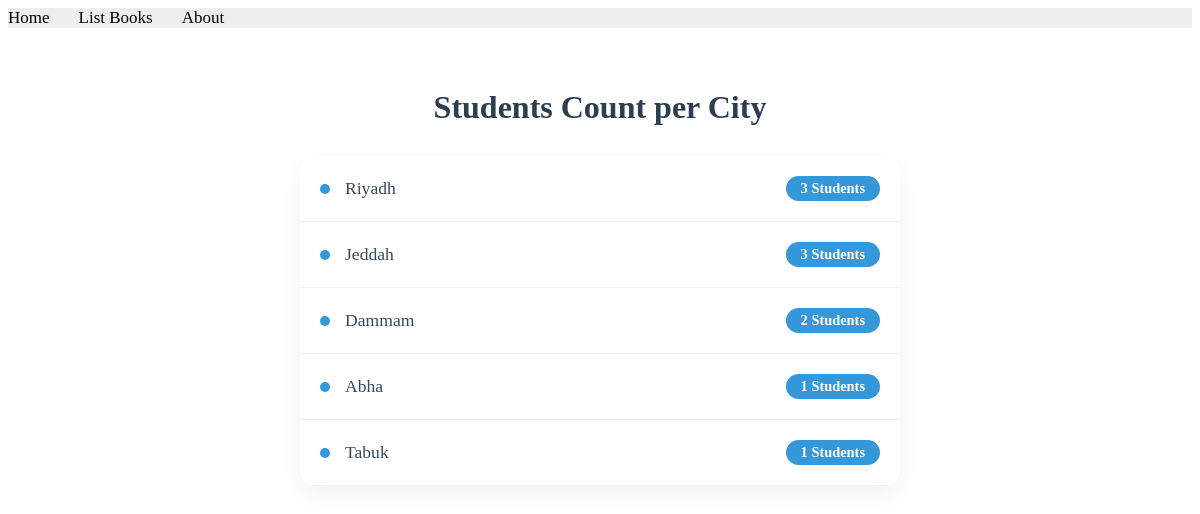
The page /books/lab8/task7 on the database as committed earlier.
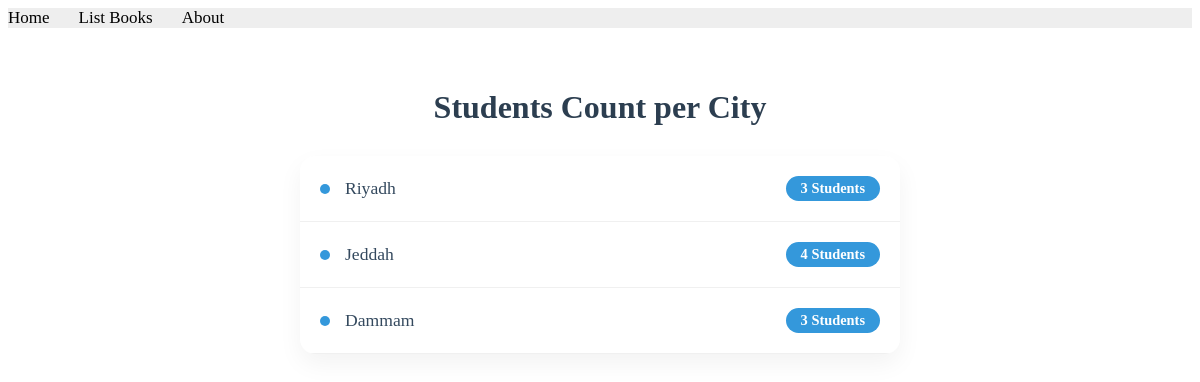
The same page on the database as committed later.
### apps/bookmodule/models.py (models this page shows, shortened)
class Address(models.Model):
    city = models.CharField(max_length=100)

### apps/bookmodule/views.py (the view)
# urls.py: path('lab8/task7', views.task7),
def task7(request):
    cities = Address.objects.annotate(student_count=Count('student'))
    return render(request, 'bookmodule/city_stats.html', {'cities': cities})

### apps/templates/bookmodule/city_stats.html
{% extends "layouts/base.html" %}
{% block content %}
<div style="max-width: 600px; margin: 20px auto; padding: 20px;">
    <h1 style="text-align: center; color: #2c3e50; margin-bottom: 30px;">Students Count per City</h1>
    <div style="background: white; border-radius: 15px; overflow: hidden; box-shadow: 0 10px 25px rgba(0,0,0,0.05);">
        {% for city in cities %}
        <div style="display: flex; justify-content: space-between; align-items: center; padding: 20px; border-bottom: 1px solid #f0f0f0;">
            <div style="display: flex; align-items: center;">
                <div style="width: 10px; height: 10px; background: #3498db; border-radius: 50%; margin-right: 15px;"></div>
                <span style="font-size: 1.1em; font-weight: 500; color: #34495e;">{{ city.city }}</span>
            </div>
            <span style="background: #3498db; color: white; padding: 4px 15px; border-radius: 20px; font-size: 0.9em; font-weight: bold;">
                {{ city.student_count }} Students
            </span>
        </div>
        {% empty %}
        <p style="padding: 20px; text-align: center; color: #bdc3c7;">No data available.</p>
        {% endfor %}
    </div>
</div>
{% endblock %}

Rows that differ between the two databases and show on the page:
removed Address: city "Abha", student_count "1"
removed Address: city "Tabuk", student_count "1"
computed for Address "Jeddah": student_count "3" → "4"
computed for Address "Dammam": student_count "2" → "3"
